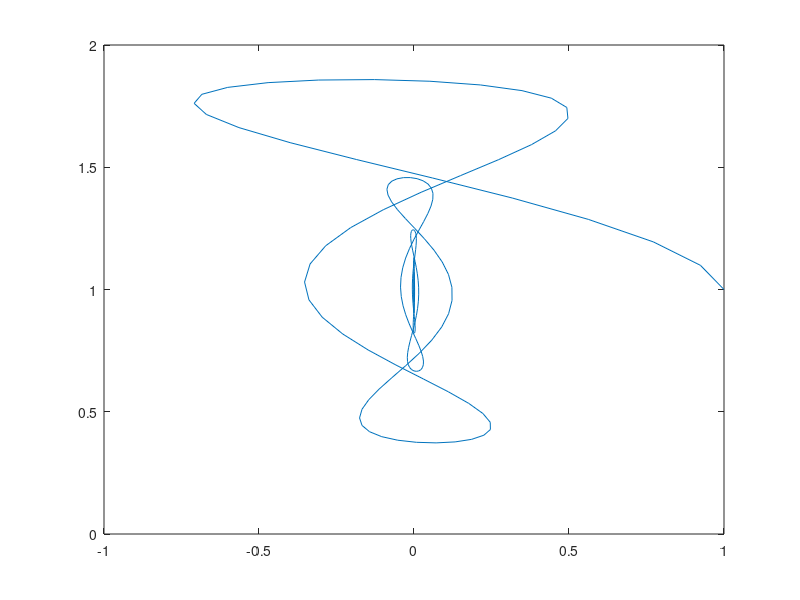

Reproduce this figure in MATLAB.
% Problem 9.4
% Samuel Freed

t = 0:0.1:10*pi;
x = @(t) exp(-t/3) .* cos(3*t);
y = @(t) exp(-t/10) .* sin(t) + 1;
plot(x(t),y(t))